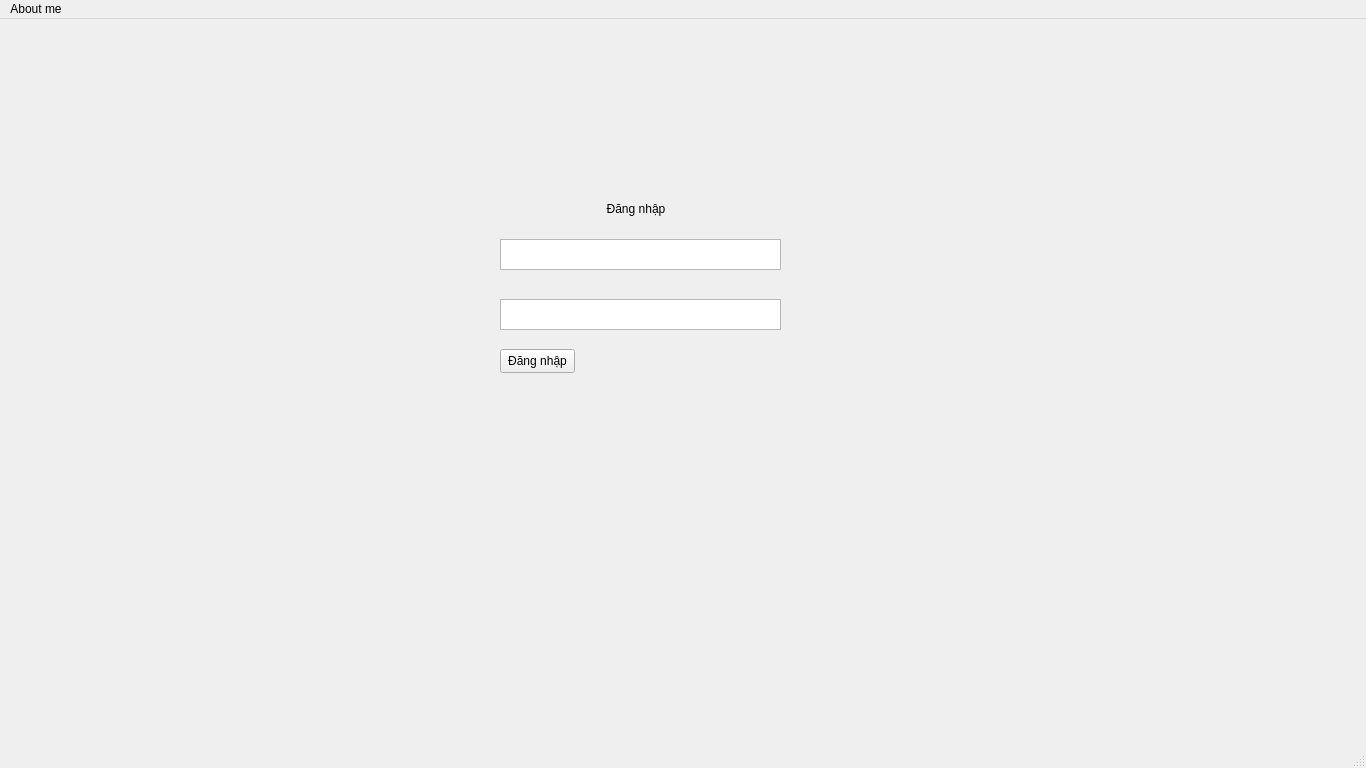
<?xml version="1.0" encoding="UTF-8"?>
<ui version="4.0">
 <class>MainWindow</class>
 <widget class="QMainWindow" name="MainWindow">
  <property name="windowModality">
   <enum>Qt::NonModal</enum>
  </property>
  <property name="geometry">
   <rect>
    <x>0</x>
    <y>0</y>
    <width>1366</width>
    <height>768</height>
   </rect>
  </property>
  <property name="windowTitle">
   <string>MainWindow</string>
  </property>
  <property name="locale">
   <locale language="Vietnamese" country="Vietnam"/>
  </property>
  <widget class="QWidget" name="centralwidget">
   <property name="locale">
    <locale language="Vietnamese" country="Vietnam"/>
   </property>
   <widget class="QWidget" name="LoginWidget" native="true">
    <property name="geometry">
     <rect>
      <x>480</x>
      <y>170</y>
      <width>320</width>
      <height>200</height>
     </rect>
    </property>
    <property name="sizePolicy">
     <sizepolicy hsizetype="Preferred" vsizetype="Preferred">
      <horstretch>0</horstretch>
      <verstretch>0</verstretch>
     </sizepolicy>
    </property>
    <property name="whatsThis">
     <string>&lt;html&gt;&lt;head/&gt;&lt;body&gt;&lt;p&gt;&lt;br/&gt;&lt;/p&gt;&lt;/body&gt;&lt;/html&gt;</string>
    </property>
    <property name="locale">
     <locale language="Vietnamese" country="Vietnam"/>
    </property>
    <widget class="QLabel" name="labelWidget">
     <property name="geometry">
      <rect>
       <x>120</x>
       <y>10</y>
       <width>72</width>
       <height>20</height>
      </rect>
     </property>
     <property name="sizePolicy">
      <sizepolicy hsizetype="Preferred" vsizetype="Preferred">
       <horstretch>0</horstretch>
       <verstretch>0</verstretch>
      </sizepolicy>
     </property>
     <property name="locale">
      <locale language="Vietnamese" country="Vietnam"/>
     </property>
     <property name="text">
      <string>Đăng nhập</string>
     </property>
     <property name="alignment">
      <set>Qt::AlignCenter</set>
     </property>
    </widget>
    <widget class="QTextEdit" name="username">
     <property name="geometry">
      <rect>
       <x>20</x>
       <y>50</y>
       <width>281</width>
       <height>31</height>
      </rect>
     </property>
     <property name="cursor" stdset="0">
      <cursorShape>IBeamCursor</cursorShape>
     </property>
    </widget>
    <widget class="QTextEdit" name="password">
     <property name="geometry">
      <rect>
       <x>20</x>
       <y>110</y>
       <width>281</width>
       <height>31</height>
      </rect>
     </property>
     <property name="cursor" stdset="0">
      <cursorShape>IBeamCursor</cursorShape>
     </property>
    </widget>
    <widget class="QPushButton" name="loginButton">
     <property name="geometry">
      <rect>
       <x>20</x>
       <y>160</y>
       <width>75</width>
       <height>24</height>
      </rect>
     </property>
     <property name="text">
      <string>Đăng nhập</string>
     </property>
    </widget>
   </widget>
  </widget>
  <widget class="QMenuBar" name="menubar">
   <property name="geometry">
    <rect>
     <x>0</x>
     <y>0</y>
     <width>1366</width>
     <height>22</height>
    </rect>
   </property>
   <widget class="QMenu" name="menuAbout_me">
    <property name="title">
     <string>About me</string>
    </property>
    <addaction name="actionT_c_gi_Tr_ng_Ng_c_Giang"/>
    <addaction name="actionemail_truongngocgiang99_gmail_com"/>
   </widget>
   <addaction name="menuAbout_me"/>
  </widget>
  <widget class="QStatusBar" name="statusbar"/>
  <action name="actionT_c_gi_Tr_ng_Ng_c_Giang">
   <property name="text">
    <string>Tác giả: Trương Ngọc Giang</string>
   </property>
  </action>
  <action name="actionemail_truongngocgiang99_gmail_com">
   <property name="text">
    <string>email: truongngocgiang99@gmail.com</string>
   </property>
  </action>
 </widget>
 <resources/>
 <connections/>
</ui>
